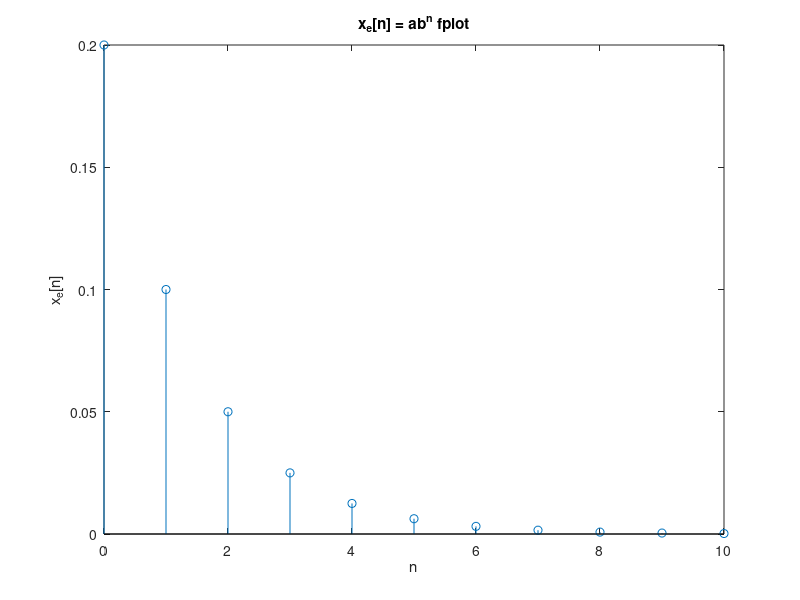

MATLAB code for this plot:
a = 0.2; b = 0.5;
n1=0;n2=10;n=n1:n2;
xe=a*b.^n;
stem(n,xe);
xlabel('n'); ylabel('x_e[n]'); title('x_e[n] = ab^n');

xe=@(n)(a*b.^n);
stem(n,xe(n));
xlabel('n'); ylabel('x_e[n]'); title('x_e[n] = ab^n fplot');